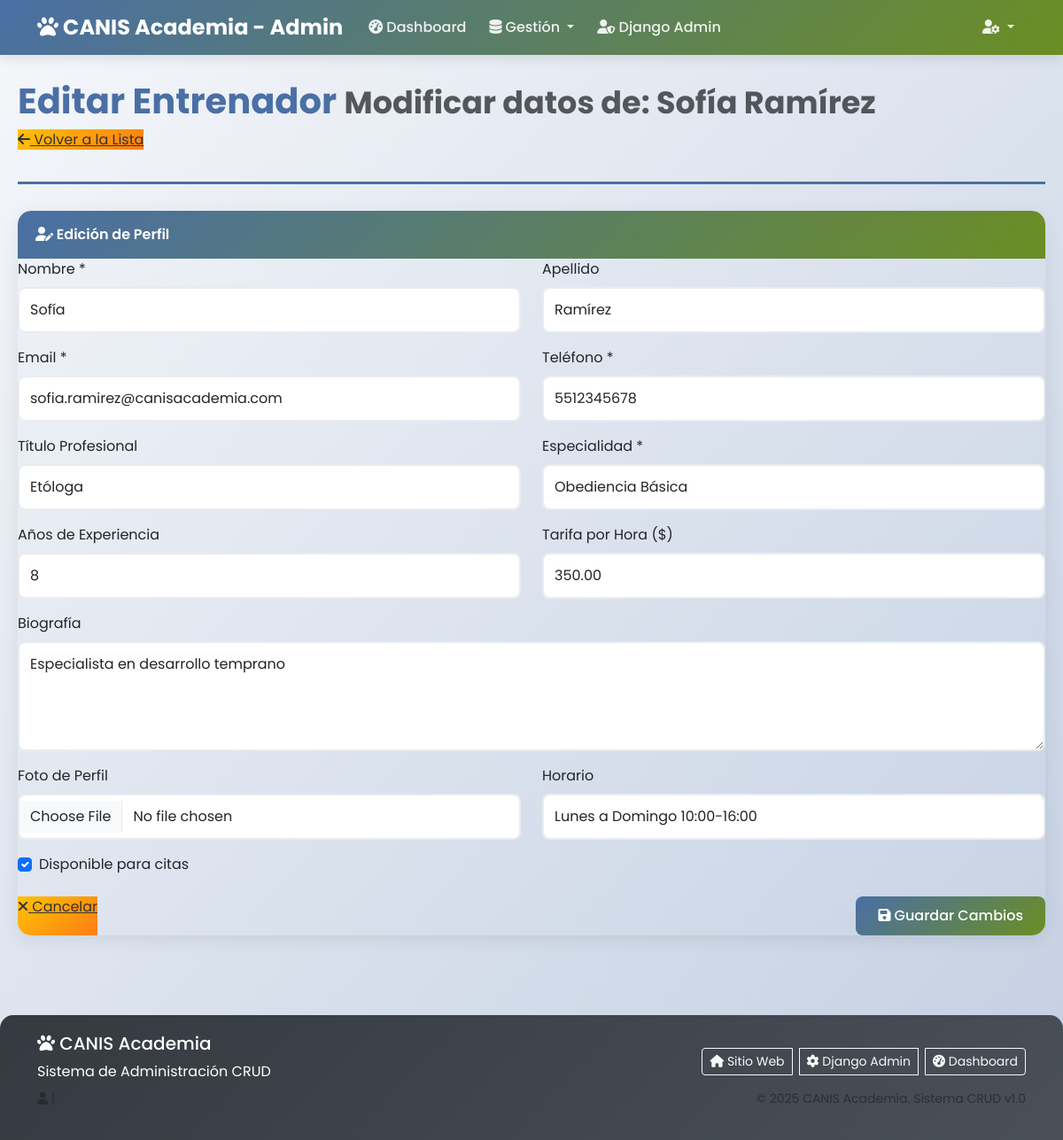
The app's page /entrenadores/actualizar/1/ with its own data.
### app_Entrenamiento_Canino/models.py (models this page shows, shortened)
class Entrenador(models.Model):
    nombre = models.CharField(max_length=100)
    apellido = models.CharField(max_length=100, blank=True) # Nuevo
    especialidad = models.CharField(max_length=100)
    titulo = models.CharField(max_length=100, blank=True)   # Nuevo
    email = models.EmailField()
    telefono = models.CharField(max_length=20)
    experiencia = models.IntegerField(default=0)            # Nuevo
    tarifa_hora = models.DecimalField(max_digits=10, decimal_places=2, default=0.00) # Nuevo
    bio = models.TextField(blank=True) # Se usará para biografía
    horario_disponibilidad = models.CharField(max_length=200, blank=True) # Nuevo
    foto = models.ImageField(upload_to='entrenadores/', null=True, blank=True) # Nuevo
    disponible = models.BooleanField(default=True) # Nuevo

### app_Entrenamiento_Canino/views.py (the view, shortened to what this page needs)
# urls.py: path('entrenadores/actualizar/<int:id>/', views.actualizar_entrenador, name='actualizar_entrenador'),
def actualizar_entrenador(request, id):
    entrenador = get_object_or_404(Entrenador, id=id)
    return render(request, 'admin/crud/entrenadores/editar.html', {'entrenador': entrenador})

### app_Entrenamiento_Canino/templates/admin/crud/entrenadores/editar.html (shortened to what this page needs)
{% extends "admin/crud/base_crud.html" %}
{% block page_title %}Editar Entrenador{% endblock %}
{% block page_subtitle %}Modificar datos de: {{ entrenador.nombre }} {{ entrenador.apellido }}{% endblock %}
{% block page_actions %}
<a href="{% url 'ver_entrenadores' %}" class="admin-btn-warning">
    <i class="fas fa-arrow-left"></i> Volver a la Lista
</a>
{% endblock %}
{% block card_icon %}user-edit{% endblock %}
{% block card_title %}Edición de Perfil{% endblock %}
{% block card_content %}
<form method="POST" class="needs-validation" novalidate enctype="multipart/form-data">
    <div class="row">
        <div class="col-md-6 mb-3">
            <label class="form-label">Nombre *</label>
            <input type="text" class="form-control admin-form-control" name="nombre" value="{{ entrenador.nombre }}" required>
        </div>
        <div class="col-md-6 mb-3">
            <label class="form-label">Apellido</label>
            <input type="text" class="form-control admin-form-control" name="apellido" value="{{ entrenador.apellido|default:'' }}">
        </div>
    </div>
    <div class="row">
        <div class="col-md-6 mb-3">
            <label class="form-label">Email *</label>
            <input type="email" class="form-control admin-form-control" name="email" value="{{ entrenador.email }}" required>
        </div>
        <div class="col-md-6 mb-3">
            <label class="form-label">Teléfono *</label>
            <input type="text" class="form-control admin-form-control" name="telefono" value="{{ entrenador.telefono }}" required>
        </div>
    </div>
    <div class="row">
        <div class="col-md-6 mb-3">
            <label class="form-label">Título Profesional</label>
            <input type="text" class="form-control admin-form-control" name="titulo" value="{{ entrenador.titulo|default:'' }}">
        </div>
        <div class="col-md-6 mb-3">
            <label class="form-label">Especialidad *</label>
            <input type="text" class="form-control admin-form-control" name="especialidad" value="{{ entrenador.especialidad }}" required>
        </div>
    </div>
    <div class="row">
        <div class="col-md-6 mb-3">
            <label class="form-label">Años de Experiencia</label>
            <input type="number" class="form-control admin-form-control" name="experiencia" value="{{ entrenador.experiencia }}">
        </div>
        <div class="col-md-6 mb-3">
            <label class="form-label">Tarifa por Hora ($)</label>
            <input type="number" step="0.01" class="form-control admin-form-control" name="tarifa_hora" value="{{ entrenador.tarifa_hora }}">
        </div>
    </div>
    <div class="mb-3">
        <label class="form-label">Biografía</label>
        <textarea class="form-control admin-form-control" name="bio" rows="4">{{ entrenador.bio }}</textarea>
    </div>
    <div class="row">
        <div class="col-md-6 mb-3">
            <label class="form-label">Foto de Perfil</label>
            <input type="file" class="form-control admin-form-control" name="foto" accept="image/*">
        </div>
        <div class="col-md-6 mb-3">
            <label class="form-label">Horario</label>
            <input type="text" class="form-control admin-form-control" name="horario_disponibilidad" value="{{ entrenador.horario_disponibilidad|default:'' }}">
        </div>
    </div>
    <div class="form-check mb-3">
        <input class="form-check-input" type="checkbox" id="disponible" name="disponible" {% if entrenador.disponible %}checked{% endif %}>
        <label class="form-check-label" for="disponible">Disponible para citas</label>
    </div>
    <div class="d-flex justify-content-between mt-4">
        <a href="{% url 'ver_entrenadores' %}" class="admin-btn-warning">
            <i class="fas fa-times"></i> Cancelar
        </a>
        <button type="submit" class="admin-btn-primary">
            <i class="fas fa-save"></i> Guardar Cambios
        </button>
    </div>
</form>
{% endblock %}

### app_Entrenamiento_Canino/templates/admin/base_panel.html (style rules this page uses)
:root { --primary-color: #4A6FA5; --secondary-color: #6B8E23; --accent-color: #FF914D; --light-color: #F8F9FA; --dark-color: #343A40; }
body { font-family: 'Poppins', sans-serif; background: linear-gradient(135deg, #f5f7fa 0%, #c3cfe2 100%); min-height: 100vh; padding-top: 70px; }
.admin-btn-primary { background: linear-gradient(135deg, var(--primary-color) 0%, var(--secondary-color) 100%); border: none; padding: 10px 25px; border-radius: 8px; font-weight: 500; color: white; transition: all 0.3s; text-decoration: none; display: inline-block; }
.admin-btn-warning { background: linear-gradient(135deg, #ffc107 0%, #fd7e14 100%); border: none; color: #333; }
.admin-form-control { border-radius: 8px; border: 2px solid #e9ecef; padding: 12px; transition: all 0.3s; }

### records on screen
Entrenador: nombre "Sofía", apellido "Ramírez", email "sofia.ramirez@canisacademia.com", telefono "5512345678", titulo "Etóloga", especialidad "Obediencia Básica", experiencia "8", tarifa_hora "350.00", bio "Especialista en desarrollo temprano", horario_disponibilidad "Lunes a Domingo 10:00-16:00", disponible "☑"
